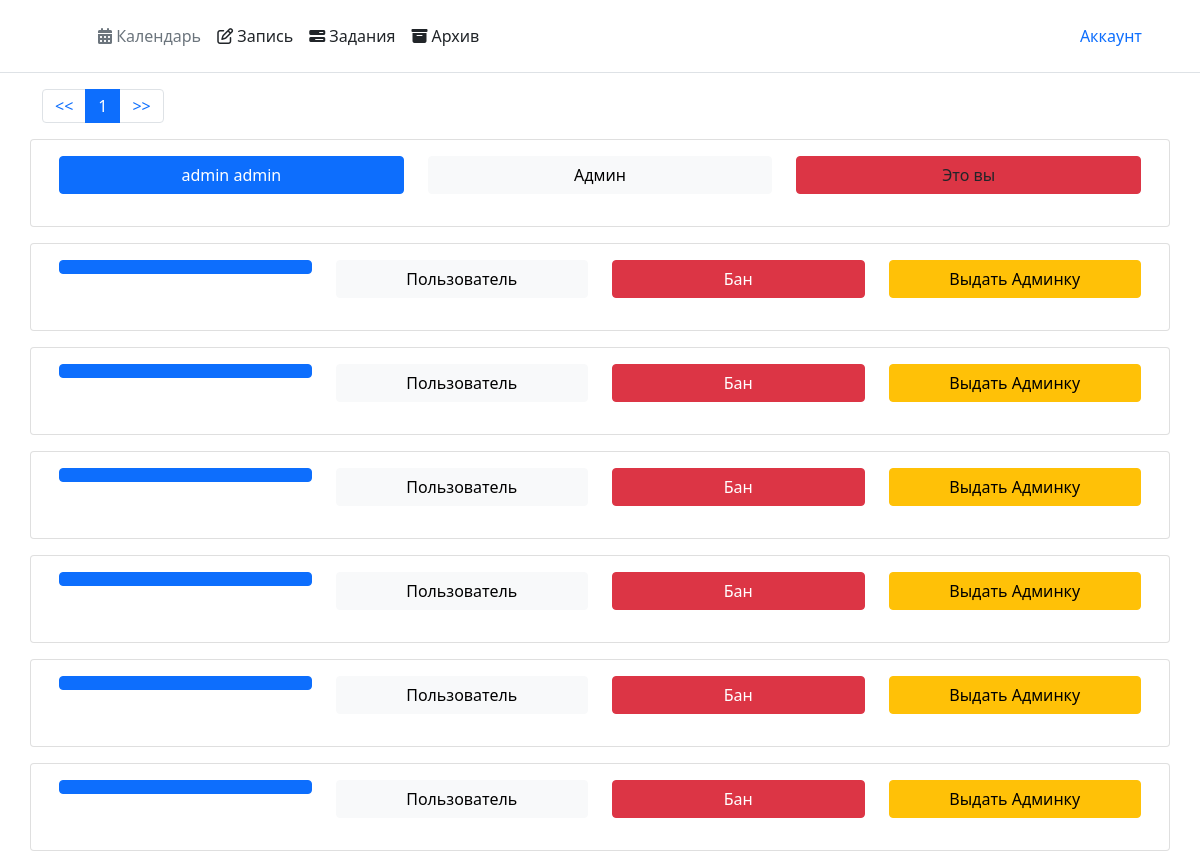
The page /admin (signed in) on the database as committed earlier.
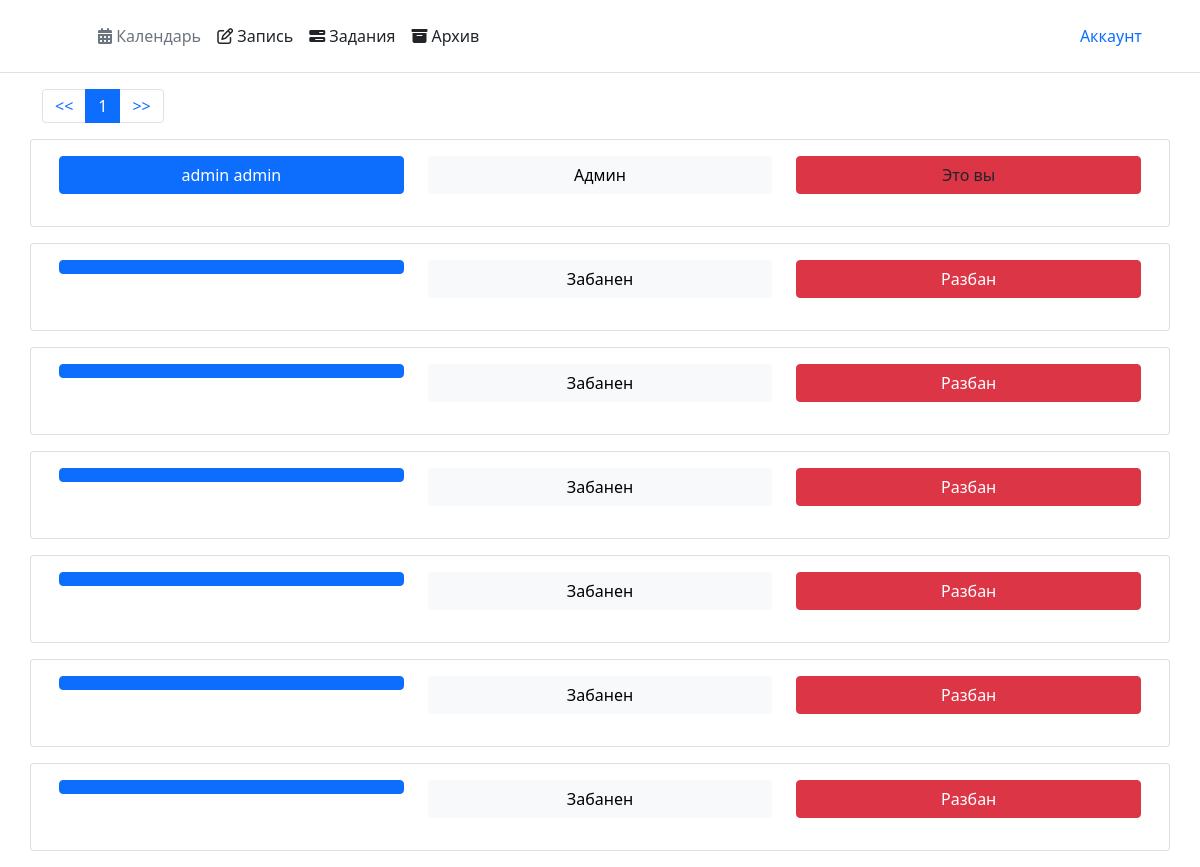
The same page on the database as committed later.
### tables/user.py (models this page shows)
class User(SqlAlchemyBase, UserMixin):
    __tablename__ = 'users'
    id = Column(Integer, primary_key=True, unique=True, autoincrement=True)
    name = Column(String, nullable=False)
    surname = Column(String, nullable=False)
    email = Column(String, nullable=False)
    password = Column(String, nullable=False)
    token = Column(String, nullable=False, unique=True)
    connection = Column(String, nullable=True)
    is_admin = Column(Boolean, default=False)
    is_ban = Column(Boolean, default=False)
    table = relationship("Tables",
                         order_by='Tables.day, Tables.time',
                         lazy='dynamic')
    images = relationship("Image", lazy='dynamic')

### main.py (the view)
@app.route('/admin')
def admin():
    if current_user.is_authenticated:
        if current_user.is_admin:
            db_sess = db_session.create_session()
            n = int(request.args.get('page', 1))
            admin = int(request.args.get('admin', 0))
            ban = int(request.args.get('ban', 0))
            if admin:
                new_admin = db_sess.query(User).get(admin)
                new_admin.is_admin = not new_admin.is_admin
                db_sess.commit()
            elif ban:
                banned = db_sess.query(User).get(ban)
                banned.is_ban = not banned.is_ban
                db_sess.commit()
            users = list(db_sess.query(User))
            return render_template("admin.html", admin=current_user, users=users, n=n)
    return render_template('welcome.html')

### main.py (called while the page is built)
@login_manager.user_loader
def load_user(user_id):
    db_sess = db_session.create_session()
    user = db_sess.query(User).get(user_id)
    if user.is_ban:
        return
    return user

### tables/db_session.py (called while the page is built)
def create_session() -> Session:
    global __factory
    return __factory()

### templates/admin.html
{% extends "main.html" %}
{% block content %}
{% if users %}
<nav aria-label="Page navigation example">
    <ul class="pagination">
        <li class="page-item"><a class="page-link" href="/admin?page=0"><<</a></li>
        {% for i in range(0, users|length, 10) %}
        {% if loop.index == n %}
        <li class="page-item active"><a class="page-link">{{ loop.index }}</a></li>
        {% else %}
        <li class="page-item"><a class="page-link" href="/admin?page={{ loop.index }}">{{ loop.index }}</a>
        </li>
        {% endif %}
        {% endfor %}
        {% if table|length % 10 %}
        {% set last = table|length // 10 %}
        {% else %}
        {% set last = table|length // 10 + 1 %}
        {% endif %}
        <li class="page-item"><a class="page-link" href="/admin?page={{ last }}">>></a></li>
    </ul>
</nav>
{% set n = n - 1 %}
{% for j in users[9 * n:9 * (n + 1)] %}
<div class="row">
    <div class="card col" style="margin-bottom: 1rem">
        <div class="card-body" style="width: 100%">
            <div class="row">
                <div class="col">
                    <p class="btn btn-primary col" title="{{ j.email }}">{{ j.name }} {{ j.surname }}</p>
                </div>
                <div class="col">
                    {% if j.is_admin %}
                    <p class="btn btn-light col">Админ</p>
                    {% elif j.is_ban %}
                    <p class="btn btn-light col">Забанен</p>
                    {% else %}
                    <p class="btn btn-light col">Пользователь</p>
                    {% endif %}
                </div>
                {% if j == admin %}
                <div class="col">
                    <a class="btn btn-danger col">Это вы</a>
                </div>
                {% else %}
                {% if j.is_ban %}
                <div class="col">
                    <a href="/admin?page={{ n + 1 }}&ban={{ j.id }}" class="btn btn-danger col">Разбан</a>
                </div>
                {% elif j.is_admin %}
                    <div class="col">
                        <a class="btn btn-warning col" href="/admin?page={{ n + 1 }}&admin={{ j.id }}">Снять Админку</a>
                    </div>
                {% else %}
                    <div class="col">
                        <a href="/admin?page={{ n + 1 }}&ban={{ j.id }}" class="btn btn-danger col">Бан</a>
                    </div>
                    <div class="col">
                        <a class="btn btn-warning col" href="/admin?page={{ n + 1 }}&admin={{ j.id }}">Выдать Админку</a>
                    </div>
                {% endif %}
                {% endif %}
            </div>
        </div>
    </div>
</div>
{% endfor %}
{% else %}
<img src="{{ url_for('static', filename='default_img' + '/' +  'empty.png') }}"
     style="margin: 2rem; width: 55rem;"
     class="rounded mx-auto d-block">
{% endif %}
{% endblock %}

Rows that differ between the two databases and show on the page:
changed User (number 2 of 7 on the later page): is_ban "Пользователь Бан Выдать Админку" → "Забанен Разбан"
changed User (number 3 of 7 on the later page): is_ban "Пользователь Бан Выдать Админку" → "Забанен Разбан"
changed User (number 4 of 7 on the later page): is_ban "Пользователь Бан Выдать Админку" → "Забанен Разбан"
changed User (number 5 of 7 on the later page): is_ban "Пользователь Бан Выдать Админку" → "Забанен Разбан"
changed User (number 6 of 7 on the later page): is_ban "Пользователь Бан Выдать Админку" → "Забанен Разбан"
changed User (number 7 of 7 on the later page): is_ban "Пользователь Бан Выдать Админку" → "Забанен Разбан"
